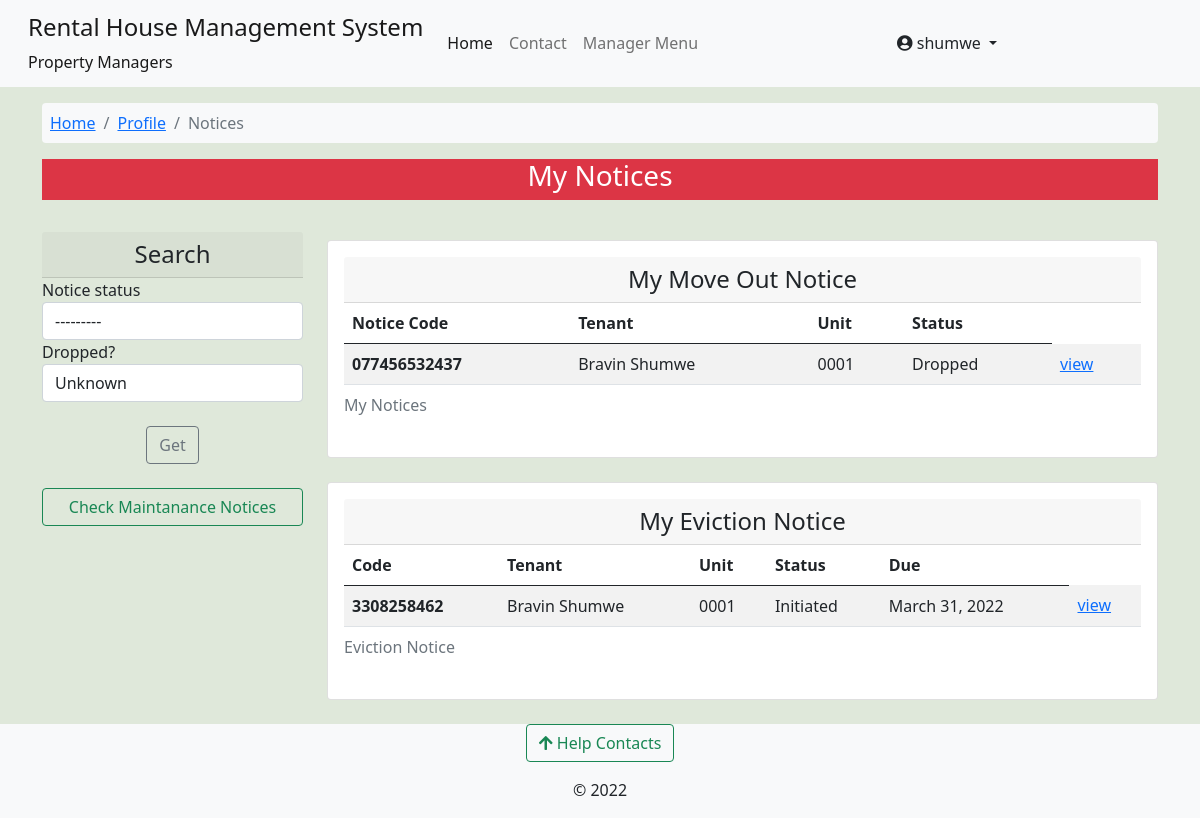
/core/my_move_out_notices/niagra-bumnsd-sd-djks/0001-niagra-bumnsd-sd-djks/shumwe/ (signed in), run on an earlier commit of the app's database.
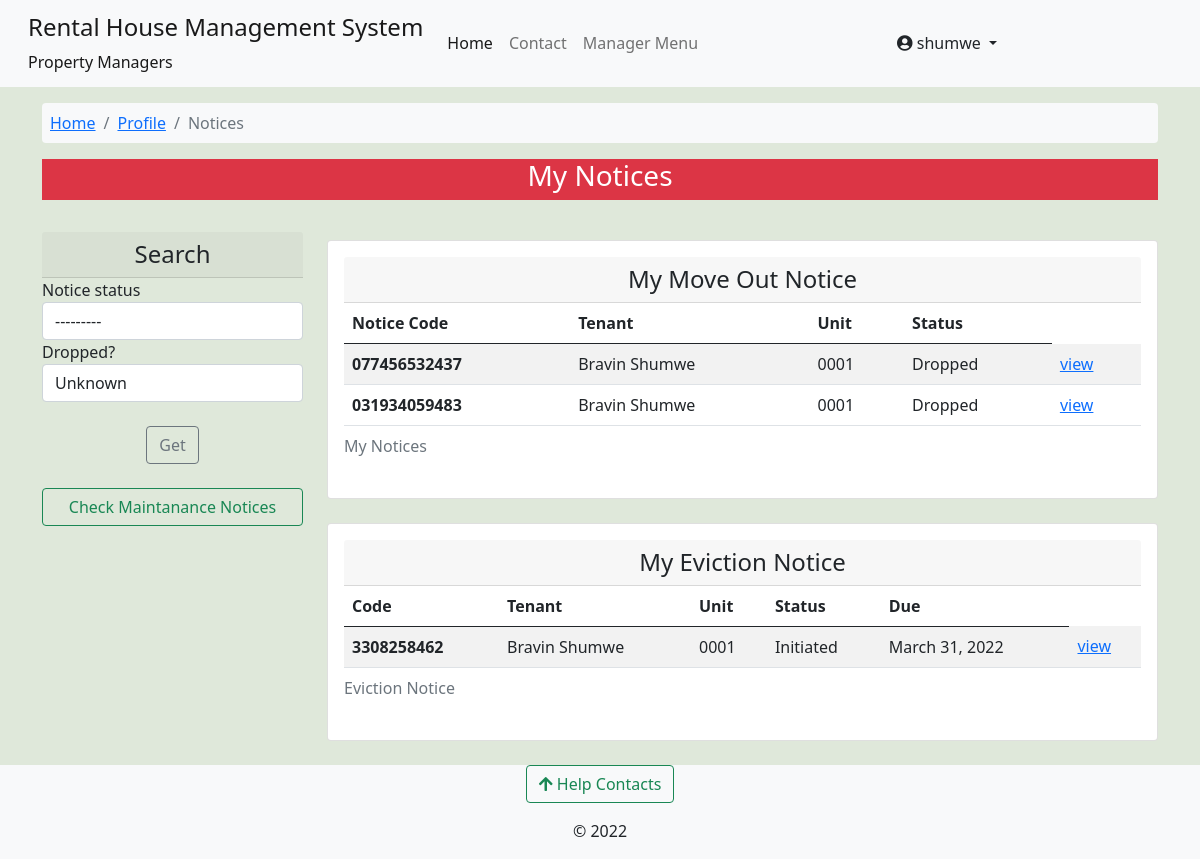
And on a later commit of the database.
### core/models.py (models this page shows, shortened)
class MoveOutNotice(models.Model):
    NOTICE_CHOICES = [
        ('received', 'Recieved'),
        ('dropped', 'Dropped'),
        ('confirmed', 'Confirmed'),
        ('checking', 'Checking'),
    ]
    code = models.CharField(max_length=15, blank=True, null=True)
    tenant = models.ForeignKey(Tenants, on_delete=models.DO_NOTHING)
    move_out_date = models.DateField()
    reason = models.TextField()
    notice_status = models.CharField(max_length=10, choices=NOTICE_CHOICES, default='received')
    drop = models.BooleanField(default=False, verbose_name='I would like to drop this notice')
    created = models.DateTimeField(default=datetime.datetime.now)
    updated = models.DateTimeField(auto_now=True)
    class Meta:
        verbose_name = "Tenant's To Move Out Notice"
        verbose_name_plural = verbose_name

class EvictionNotice(models.Model):
    NOTICE_STATUS_CHOICES = [
        ('initiated', 'Initiated'),
        ('evicted', 'Evicted'),
        ('dropped', 'Dropped'),
    ]
    notice_code = models.CharField(max_length=10, blank=True, null=True, unique=True)
    tenant = models.OneToOneField(Tenants, on_delete=models.DO_NOTHING)
    unit = models.ForeignKey(RentalUnit, on_delete=models.DO_NOTHING)
    notice_detail = models.TextField()
    eviction_due = models.DateTimeField()
    sent_by = models.ForeignKey(Managers, on_delete=models.DO_NOTHING)
    eviction_status = models.CharField(max_length=10, default='initiated', choices=NOTICE_STATUS_CHOICES)
    created = models.DateTimeField(default=datetime.datetime.now)
    updated = models.DateTimeField(auto_now=True)
    send_email = models.BooleanField(default=False)

### accounts/models.py (models this page shows, shortened)
class Tenants(models.Model):
    associated_account = models.OneToOneField(User, on_delete=models.CASCADE, verbose_name='tenant')
    full_name = models.CharField(max_length=100)
    id_number = models.CharField(max_length=10)
    id_front = models.ImageField(upload_to=get_user_docs_path, blank=True)
    id_back = models.ImageField(upload_to=get_user_docs_path, blank=True)
    active_phone_number = models.CharField(max_length=14, null=True, blank=True)
    policy_agreement = models.BooleanField(default=False)
    rented_unit = models.ForeignKey(RentalUnit, on_delete=models.CASCADE, related_name="tenants", null=True, blank=True)
    moved_in = models.BooleanField(default=False)
    move_in_date = models.DateTimeField(null=True, blank=True)
    created = models.DateTimeField(default=datetime.now)
    updated = models.DateTimeField(auto_now=True)
    class Meta:
        verbose_name_plural = 'Tenants'

class User(AbstractUser):
    avatar = models.ImageField(upload_to=get_avatar_path, default='no-avatar.png')
    is_verified = models.BooleanField(default=False)
    is_tenant = models.BooleanField(default=False)
    is_manager = models.BooleanField(default=False)

### rental_property/models.py (models this page shows, shortened)
class RentalUnit(models.Model):
    MAINTANANCE_STATUS_CHOICES = [
        ('nm', 'Unchechecked Report'),
        ('ip', 'Initiating Inspection'),
        ('ir', 'Maintanance In Progress'),
        ('op', 'No Active Reports'),
        ('rm', 'Remove'),
    ]
    STATUS_CHOICES = [
        ('occupied', 'Currently Occupied'),
        ('ready', 'Ready To Move In'),
        ('hold', 'On Hold'),
        ('maintanance', 'Under Maintanance'),
    ]
    building = models.ForeignKey(Building, on_delete=models.CASCADE)
    unit_type = models.ForeignKey(UnitType, on_delete=models.CASCADE)
    added_by = models.ForeignKey(User, on_delete=models.CASCADE)
    unit_number = models.CharField(max_length=50)
    slug = models.SlugField(max_length=50, unique=True, blank=True, null=True, help_text='This field is autogenerated')
    bathrooms = models.PositiveIntegerField()
    bedrooms = models.PositiveIntegerField()
    dimension = models.CharField(max_length=50)
    kitchen = models.BooleanField(default=True)
    status = models.CharField(max_length=20, choices=STATUS_CHOICES,default='ready')
    maintanance_status = models.CharField(max_length=6, choices=MAINTANANCE_STATUS_CHOICES, default='op')
    total_occupants = models.PositiveIntegerField(help_text="Number of people in the unit", null=True, blank=True)
    water_available = models.BooleanField(default=True)
    electricity_available = models.BooleanField(default=True)
    added = models.DateTimeField(default=datetime.now)
    updated = models.DateTimeField(auto_now=True)
    class Meta:
        unique_together = ('building', 'unit_number')
        verbose_name_plural = 'Rental Houses'

### core/views.py (the view)
# urls.py: path('my_move_out_notices/<slug:building_slug>/<slug:unit_slug>/<slug:username>/', views.my_notices_, name='my_move_out_notices'),
@login_required
def my_notices_(request,building_slug,unit_slug,username):
    building = Building.objects.get(slug=building_slug)
    unit = RentalUnit.objects.get(building=building,slug=unit_slug)
    tenant = Tenants.objects.get(rented_unit=unit,associated_account__username=username)
    notices = MoveOutNotice.objects.filter(tenant=tenant)
    maintanance_notices = MaintananceNotice.objects.filter(building=building).order_by('-created')[:12]
    eviction_notices = EvictionNotice.objects.filter(tenant=tenant,unit=unit)
    notices_filter = MyNoticeFilter(request.GET, queryset=notices)
    context = {'building':building,'notices':notices_filter,'tenant':tenant,
               'eviction_notices':eviction_notices,'maintanance_notices':maintanance_notices}
    return render(request, 'core/my_notices.html', context)

### complaints/context_processors.py (called while the page is built)
def get_contacts(request):
    user = request.user
    if user.is_authenticated:
        if user.is_tenant:
            tenant = Tenants.objects.get(associated_account=user)
            building = Building.objects.get(id=tenant.rented_unit.building_id)
            contacts = HelpContacts.objects.filter(associated_building=building)
            return dict(contacts=contacts)
        elif user.is_manager:
            contacts = HelpContacts.objects.all()
            return dict(contacts=contacts)
        else:
            contacts = HelpContacts.objects.filter(make_publicly_available=True)
            return dict(contacts=contacts)
    else:
        contacts = HelpContacts.objects.filter(make_publicly_available=True)
        return dict(contacts=contacts)

### rental_property/context_processors.py (called while the page is built)
def my_managed_buildings(request):
    user_instance = request.user
    if user_instance.is_authenticated:
        manager_instance = Managers.objects.filter(associated_account=user_instance)[:1]
        managed_buildings = Building.objects.filter(manager=manager_instance)
        return dict(managed_buildings=managed_buildings)
    else:
        return {'False': False,}

### core/templates/core/my_notices.html (shortened to what the changed rows need)
{% extends 'base.html' %}
{% load crispy_forms_tags %}
{% load humanize %}
{% block content %}
<section class="container">
    <div class="row justify-content-center">
        <div class="container">
            <div class="row">
              <div class="mt-4 col-sm-12 col-md-9 col-xl-9">
                <div class="row">
                  <div class="col-12 col-sm-12">
                      <div class="card card-body" >
                        <div class="table-responsive">
                        <table class="table table-striped table-hover">
                          <caption> My Notices </caption>
                            <thead>
                              <tr>
                                <th scope="col">Notice Code</th>
                                <th scope="col">Tenant</th>
                                <th scope="col"> Unit </th>
                                <th scope="col"> Status </th>
                              </tr>
                            </thead>
                            <tbody id='ourTable'>
                        {% for notice in notices.qs %}
                        <tr>
                            <th scope="col"> {{notice.code}}
                               </th>
                            <td> {{notice.tenant.associated_account.first_name}}  {{notice.tenant.associated_account.last_name}} </td>
                            <td> {{notice.tenant.rented_unit.unit_number}} </td>
                            <td> {{notice.get_notice_status_display}} </td>
                            <td> <a href="{% url 'core:view-moveout-notice' building.slug notice.tenant.rented_unit.slug notice.tenant.associated_account.username notice.code %}"> view </a>
                        {% endfor %}
                          </tbody>
                          </table>
                        </div>
                      </div>
                </div>
              </div>
              {% if eviction_notices %}
              <div class="col-md-12 col-xl-12 col-lg-12 col-sm-12 mt-4 mb-4">
                <div class="card card-body">
                    <div class="table-responsive">
                  <table class="table table-striped table-hover">
                    <caption> Eviction Notice </caption>
                      <thead>
                        <tr>
                          <th scope="col">Code</th>
                          <th scope="col">Tenant</th>
                          <th scope="col"> Unit </th>
                          <th scope="col"> Status </th>
                          <th scope="col"> Due </th>
                        </tr>
                      </thead>
                      <tbody id='ourTable'>
                  {% for notice in eviction_notices %}
                  <tr>
                      <th scope="col" > {{notice.notice_code}} </th>
                      <td> {{notice.tenant.associated_account.first_name}}  {{notice.tenant.associated_account.last_name}} </td>
                      <td> {{notice.tenant.rented_unit.unit_number}} </td>
                      <td> {{notice.get_eviction_status_display}} </td>
                      <td> {{notice.eviction_due|naturalday}} </td>
                      <td> <a href="{% url 'core:eviction_view_pdf' building.slug notice.tenant.rented_unit.slug notice.tenant.associated_account.username notice.notice_code %}"> view </a>
                  {% endfor %}
                    </tbody>
                    </table>
                  </div>
                </div>
          </div>
        </div>
        {% endif %}
            </div>
          </div>
        </div>
      </section>
{% endblock %}

What changed in the data, as far as the page shows it:
added MoveOutNotice: code "031934059483", tenant.associated_account.first_name "Bravin", tenant.associated_account.last_name "Shumwe", tenant.rented_unit.unit_number "0001", notice_status "Dropped"
